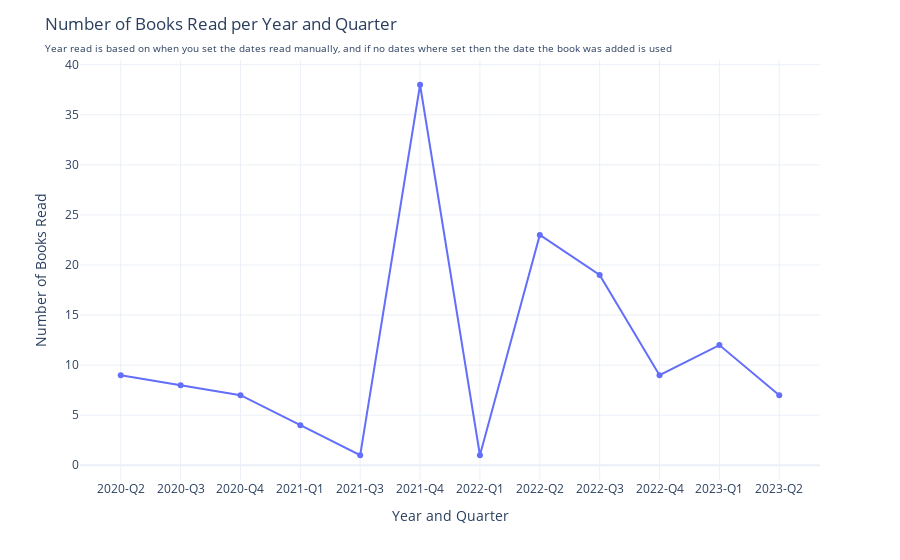

This figure's notebook cell:
### Code cell
from apps.viz import viz_year_read
viz_year_read(myreads).show()

### Figure 1 — Plotly figure (JSON) as saved in the notebook; plotly's stock layout.template omitted (floating-point values rounded to 4 significant figures)
{"data": [{"hovertemplate": "Year_Quarter=%{x}<br>Books Read=%{y}<extra></extra>", "legendgroup": "", "line": {"color": "#636efa", "dash": "solid"}, "marker": {"symbol": "circle"}, "mode": "markers+lines", "name": "", "orientation": "v", "showlegend": false, "type": "scatter", "x": ["2020-Q2", "2020-Q3", "2020-Q4", "2021-Q1", "2021-Q3", "2021-Q4", "2022-Q1", "2022-Q2", "2022-Q3", "2022-Q4", "2023-Q1", "2023-Q2"], "xaxis": "x", "y": [9, 8, 7, 4, 1, 38, 1, 23, 19, 9, 12, 7], "yaxis": "y"}], "layout": {"legend": {"tracegroupgap": 0}, "margin": {"t": 60}, "showlegend": false, "title": {"text": "Number of Books Read per Year and Quarter<span style=\"font-size: 10px;\"><br>Year read is based on when you set the dates read manually, and if no dates where set then the date the book was added is used</span>"}, "xaxis": {"anchor": "y", "domain": [0, 1], "title": {"text": "Year and Quarter"}}, "yaxis": {"anchor": "x", "domain": [0, 1], "title": {"text": "Number of Books Read"}}}}
